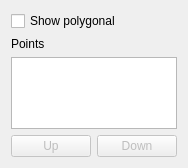
<?xml version="1.0" encoding="UTF-8"?>
<ui version="4.0">
 <class>CurveModule</class>
 <widget class="QWidget" name="CurveModule">
  <property name="geometry">
   <rect>
    <x>0</x>
    <y>0</y>
    <width>184</width>
    <height>168</height>
   </rect>
  </property>
  <property name="windowTitle">
   <string>Form</string>
  </property>
  <layout class="QGridLayout" name="gridLayout">
   <item row="0" column="0">
    <widget class="QCheckBox" name="polygonalCheckBox">
     <property name="sizePolicy">
      <sizepolicy hsizetype="Expanding" vsizetype="Fixed">
       <horstretch>0</horstretch>
       <verstretch>0</verstretch>
      </sizepolicy>
     </property>
     <property name="text">
      <string>Show polygonal</string>
     </property>
    </widget>
   </item>
   <item row="1" column="0">
    <widget class="QLabel" name="pointsLabel">
     <property name="text">
      <string>Points</string>
     </property>
    </widget>
   </item>
   <item row="2" column="0">
    <widget class="QTableWidget" name="pointsList">
     <property name="sizePolicy">
      <sizepolicy hsizetype="Ignored" vsizetype="Expanding">
       <horstretch>0</horstretch>
       <verstretch>0</verstretch>
      </sizepolicy>
     </property>
     <property name="contextMenuPolicy">
      <enum>Qt::NoContextMenu</enum>
     </property>
     <property name="frameShape">
      <enum>QFrame::StyledPanel</enum>
     </property>
     <property name="frameShadow">
      <enum>QFrame::Sunken</enum>
     </property>
     <property name="verticalScrollBarPolicy">
      <enum>Qt::ScrollBarAsNeeded</enum>
     </property>
     <property name="horizontalScrollBarPolicy">
      <enum>Qt::ScrollBarAlwaysOff</enum>
     </property>
     <property name="tabKeyNavigation">
      <bool>false</bool>
     </property>
     <property name="showDropIndicator" stdset="0">
      <bool>false</bool>
     </property>
     <property name="dragDropOverwriteMode">
      <bool>false</bool>
     </property>
     <property name="alternatingRowColors">
      <bool>false</bool>
     </property>
     <property name="selectionMode">
      <enum>QAbstractItemView::SingleSelection</enum>
     </property>
     <property name="showGrid">
      <bool>false</bool>
     </property>
     <property name="wordWrap">
      <bool>false</bool>
     </property>
     <property name="cornerButtonEnabled">
      <bool>false</bool>
     </property>
     <property name="rowCount">
      <number>2</number>
     </property>
     <property name="columnCount">
      <number>2</number>
     </property>
     <attribute name="horizontalHeaderVisible">
      <bool>false</bool>
     </attribute>
     <attribute name="horizontalHeaderCascadingSectionResizes">
      <bool>true</bool>
     </attribute>
     <attribute name="horizontalHeaderDefaultSectionSize">
      <number>130</number>
     </attribute>
     <attribute name="horizontalHeaderHighlightSections">
      <bool>false</bool>
     </attribute>
     <attribute name="horizontalHeaderStretchLastSection">
      <bool>false</bool>
     </attribute>
     <attribute name="verticalHeaderVisible">
      <bool>false</bool>
     </attribute>
     <attribute name="verticalHeaderHighlightSections">
      <bool>false</bool>
     </attribute>
     <attribute name="verticalHeaderShowSortIndicator" stdset="0">
      <bool>false</bool>
     </attribute>
     <row/>
     <row/>
     <column/>
     <column/>
    </widget>
   </item>
   <item row="3" column="0">
    <widget class="QFrame" name="frame">
     <property name="frameShape">
      <enum>QFrame::NoFrame</enum>
     </property>
     <property name="frameShadow">
      <enum>QFrame::Raised</enum>
     </property>
     <layout class="QGridLayout" name="gridLayout_13">
      <property name="leftMargin">
       <number>0</number>
      </property>
      <property name="topMargin">
       <number>0</number>
      </property>
      <property name="rightMargin">
       <number>0</number>
      </property>
      <property name="bottomMargin">
       <number>0</number>
      </property>
      <property name="horizontalSpacing">
       <number>6</number>
      </property>
      <item row="0" column="0">
       <widget class="QPushButton" name="movePointUp">
        <property name="enabled">
         <bool>false</bool>
        </property>
        <property name="text">
         <string>Up</string>
        </property>
       </widget>
      </item>
      <item row="0" column="1">
       <widget class="QPushButton" name="movePointDown">
        <property name="enabled">
         <bool>false</bool>
        </property>
        <property name="text">
         <string>Down</string>
        </property>
       </widget>
      </item>
     </layout>
    </widget>
   </item>
  </layout>
 </widget>
 <resources/>
 <connections/>
</ui>
